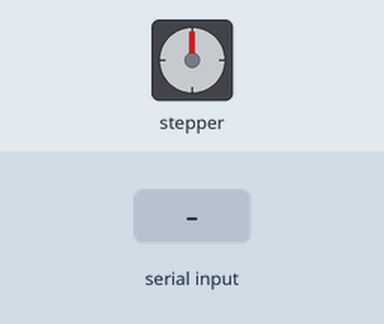
Recording of a sketch running on a simulated Arduino Uno, built with avr-gcc and run on an emulated ATmega328P. Parts: stepper motor. Wiring (inferred from the names in the program): stepper motor driver (200 steps per turn assumed): step pin 8; direction pin 9. Inputs (shaded band) come from the test bench.

Above: at 1.2 s.
1.3 s: "1\n" received over Serial
Timing chart, 0 to 4.6 s (numbered marks = the images above; inputs shaded):
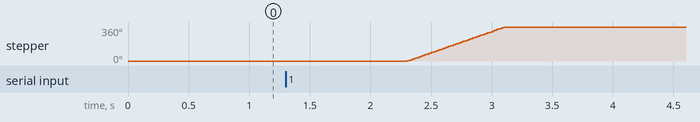

The sketch:

Stepper.ino
```cpp
// Define pin connections & motor's steps per revolution
const unsigned char dirPin = 9;
const unsigned char stepPin = 8;
const unsigned char slp_rst_vddPin = 7;
const unsigned char stepsPerRevolution = 200; // The stepper motor we have makes 1.8 degree per step, so, we need 200 steps to make a 360 degree revolution
unsigned char enFlag = 0;

void setup()
{
  // Declare pins as Outputs
  pinMode(stepPin, OUTPUT);
  pinMode(dirPin, OUTPUT);
  pinMode(slp_rst_vddPin, OUTPUT);
  Serial.begin(9600);

}
void loop()
{

  // Stepper motor never revolutes until we enable flag becomes 1
  if (enFlag == 1) {
    // Sleep & reset pins are active low
    // So we set sleep, reset pins to high to disable them
    // We also set vdd pin to high to feed the driver
    digitalWrite(slp_rst_vddPin, HIGH);

    // Set motor direction clockwise
    digitalWrite(dirPin, HIGH);

    // Step pin is responsible for pulses
    // So we give it high for 2000 microseconds and give it back low to make a pulse
    // 1 pulse = 1 step
    // 200 steps = 360 degree revolution
    for (int i = 0; i < stepsPerRevolution; i++)
    {
      digitalWrite(stepPin, HIGH);
      delayMicroseconds(2000);
      digitalWrite(stepPin, LOW);
      delayMicroseconds(2000);
    }
  }

    // Wait until taking read from serial monitor
    while (!Serial.available());
    enFlag = Serial.readString().toInt();


}
```

Measured:
- after the input at 1.3 s, stepper: turns 360° clockwise in 0.80 s, starting after 1.0 s
